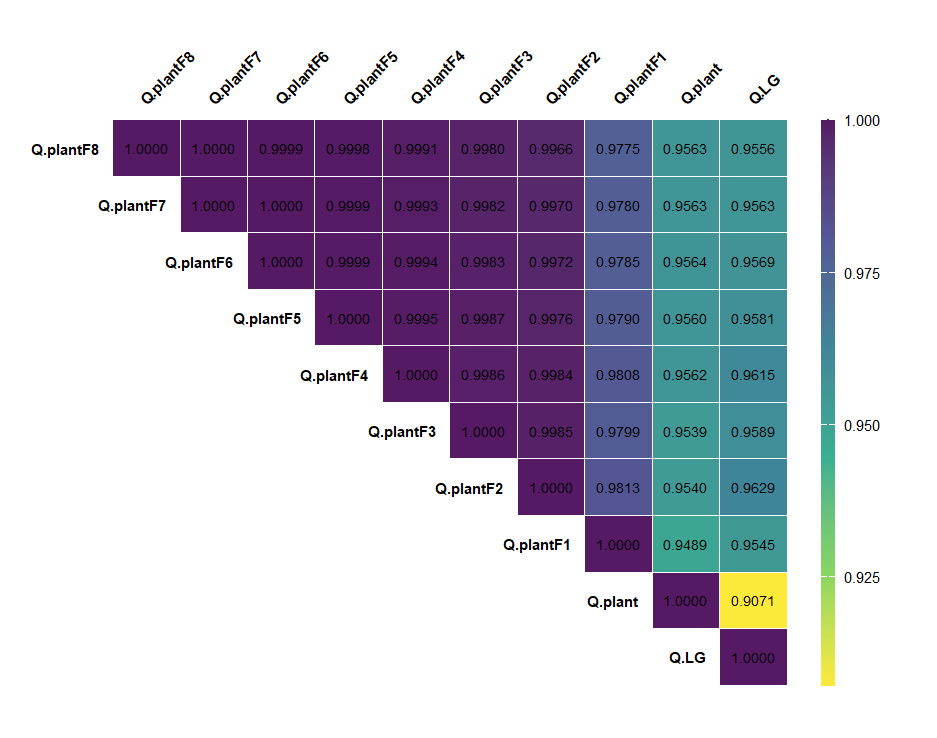

The R source for this figure:
# Load necessary libraries
library(ggplot2)
library(reshape2)
library(ggrepel)
library(ggforce)
library(viridis)

# Step 1: Read matrix file and generate a symmetric matrix
read_matrix_file <- function(file_path) {
  mat_df <- read.csv(file_path, header = FALSE, stringsAsFactors = FALSE)

  # Extract row and column labels
  row_labels <- mat_df[-1, 1]
  col_labels <- mat_df[1, -1]

  # Extract the matrix part
  mat <- as.matrix(mat_df[-1, -1])

  # Convert character type to numeric
  mat <- apply(mat, 2, as.numeric)

  # Generate a symmetric matrix
  sym_mat <- mat + t(mat) - diag(diag(mat))

  # Set row and column names
  rownames(sym_mat) <- row_labels
  colnames(sym_mat) <- col_labels

  return(sym_mat)
}

# Step 2: Iterate over all files in the Q folder and generate a list of symmetric matrices
read_matrices <- function(folder_path) {
  file_list <- list.files(folder_path, full.names = TRUE)
  matrix_list <- list()

  for (file in file_list) {
    sym_mat <- read_matrix_file(file)
    matrix_list[[file]] <- sym_mat
  }

  return(matrix_list)
}

# Step 3: Flatten the matrix into a vector
flatten_matrix <- function(matrix_list) {
  flattened_list <- lapply(matrix_list, function(mat) {
    return(as.vector(mat))
  })

  data_matrix <- do.call(rbind, flattened_list)
  return(data_matrix)
}

# Step 4: Calculate pairwise Pearson correlations between matrices
calculate_correlations <- function(matrix_list, file_names) {
  num_matrices <- length(matrix_list)
  correlation_matrix <- matrix(NA, nrow = num_matrices, ncol = num_matrices)
  colnames(correlation_matrix) <- file_names
  rownames(correlation_matrix) <- file_names

  # Iterate through all matrix pairs and calculate Pearson correlation
  for (i in 1:num_matrices) {
    for (j in 1:i) {
      correlation_matrix[i, j] <- cor(as.vector(matrix_list[[i]]), as.vector(matrix_list[[j]]), method = "pearson")
    }
  }

  return(correlation_matrix)
}

# Step 5: Visualize the correlation matrix
visualize_correlation_matrix <- function(correlation_matrix) {
  # Convert to long format for ggplot2
  corr_df <- melt(correlation_matrix, varnames = c("Var1", "Var2"), value.name = "Correlation")
  corr_df <- na.omit(corr_df)  # Remove NA values

  ggplot(corr_df, aes(x = Var2, y = Var1, fill = Correlation)) +
    geom_tile(color = "white") +
    geom_text(aes(label = format(Correlation, digits = 4)), color = "black", size = 3) +
    scale_fill_viridis_c(option = "viridis", direction = -1,
                         alpha = 0.9,
                         guide = guide_colorbar(barheight = unit(12, "cm"),
                                                barwidth = unit(0.3, "cm"))) +
    scale_x_discrete(position = "top", limits = rev(levels(corr_df$Var2))) +
    labs(x = NULL, y = NULL, fill = NULL) +
    theme_minimal() +
    theme(axis.text.x = element_text(angle = 45, hjust = 0, vjust = 0.5, color = "black",
                                     face = "bold"),
          axis.text.y = element_blank(),
          panel.grid = element_blank(),
          panel.border = element_blank(),
          axis.ticks = element_blank(),
          axis.line = element_blank(),
          plot.margin = unit(c(1, 1, 1, 2), "cm")) +
    coord_cartesian(clip = "off") +
    geom_text(data = corr_df[corr_df$Var1 == corr_df$Var2, ],
              aes(x = Var2, y = Var1, label = Var1),
              hjust = 1, vjust = 0.5, color = "black", size = 3.2, fontface = "bold",
              nudge_x = - 0.7)
}

# Main program
folder_path <- "Q"
matrix_list <- read_matrices(folder_path)
file_names <- gsub("\\.csv$", "", list.files(folder_path, full.names = FALSE))

# Calculate the correlation matrix
correlation_matrix <- calculate_correlations(matrix_list, file_names)

# Visualize the lower triangular correlation matrix
visualize_correlation_matrix(correlation_matrix)
